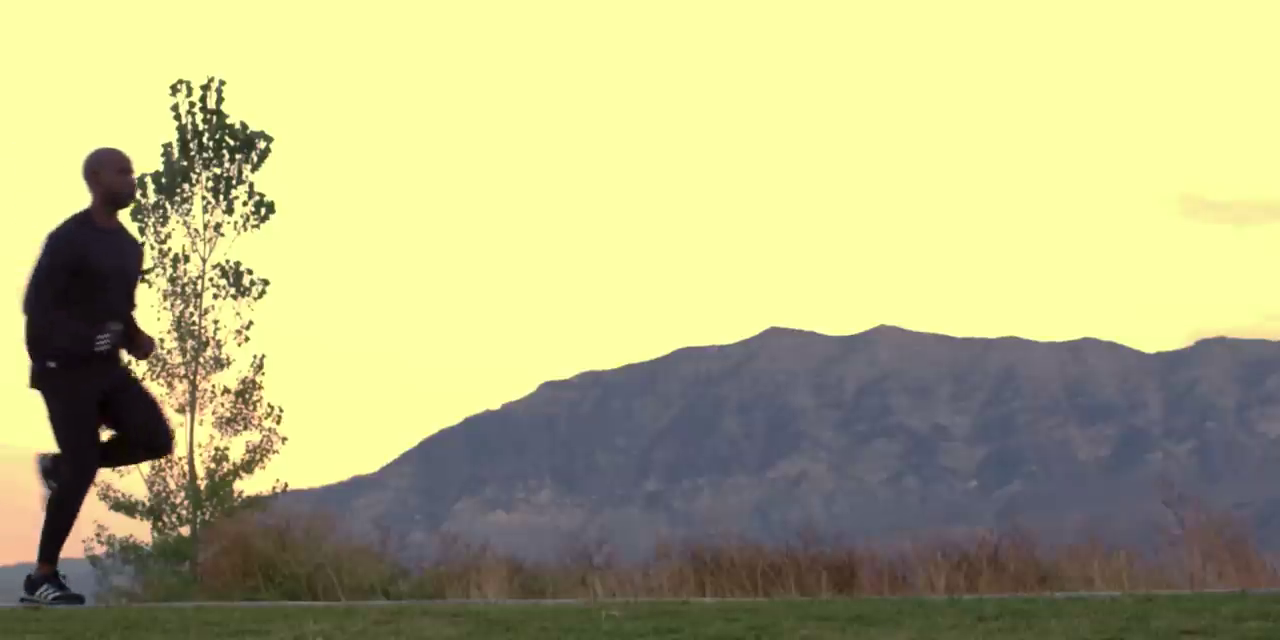
#> input picture paper-example/im1.png, 1280 x 640 px, given in place of the camera
$ python detector.py
#> lines starting #> are read from the running program, lines starting #| are printed output that depends on the picture
### movement_detector.py
import cv2 as cv
import time
from dataclasses import dataclass
from typing import List, Tuple
import numpy as np


@dataclass
class Settings:
    blur_strength: int
    threshold: int
    dilation_iterations: int


def get_movement_spots(diff, settings: Settings) -> List[Tuple[int, int]]:
    """
    Get the spots where movement is detected.

    The following steps are performed:
    - Absolute difference between current and previous frame
    - Grayscale conversion
    - Gaussian blur
    - Thresholding
    - Dilation
    - Contour detection
    - Contour center calculation

    :param diff: Difference between two consecutive frames.
                 Can be obtained with the following code
                 (frame and prev_frame are grayscale images):

                    diff = cv.subtract(frame, prev_frame)
                    # Only keep the positive differences
                    diff = np.clip(diff, 0, 255)

    :return: List of spots where movement is detected
    """
    blur = cv.GaussianBlur(diff, (settings.blur_strength, settings.blur_strength), 0)
    _, thresh = cv.threshold(blur, settings.threshold, 255, cv.THRESH_BINARY)
    # Dilation is used to fill in the gaps between contours
    dilated = cv.dilate(thresh, None, iterations=settings.dilation_iterations)
    contours, _ = cv.findContours(dilated, cv.RETR_EXTERNAL, cv.CHAIN_APPROX_NONE)
    # Get the centers of the contours
    centers = get_contour_centers(contours)
    return centers


def get_contour_centers(contours) -> List[Tuple[int, int]]:
    contours = [cv.moments(c) for c in contours]

    # [5 lines left out: function get_contour_center, not called in this run]

    centers = [get_contour_center(m) for m in contours]
    return [c for c in centers if c is not None]


class MovementDetector:
    def __init__(self, settings: Settings, camera_id: int):
        """
        :param capture_function: Function that returns a frame
        :param settings: Settings for the movement detector
        """
        self.__settings = settings
        self.__cap = cv.VideoCapture(camera_id)
        self.reset()

    def reset(self):
        """
        Reset the movement detector by taking a new previous frame.
        """
        self.__prev_frame = (self.__get_image(), time.time())

    def detect_movement(self) -> Tuple[float, List[Tuple[int, int]]]:
        """
        Detect movement in the next frame.
        :return: Time of the difference, and a list of positions where movement
            was detected
        """
        capture_time = time.time()
        frame = self.__get_image()
        diff = cv.subtract(frame, self.__prev_frame[0])
        # Only keep the positive differences
        diff = np.clip(diff, 0, 255)
        cv.imshow("diff", diff)
        object_positions = get_movement_spots(diff, self.__settings)
        mean_time = (capture_time + self.__prev_frame[1]) / 2
        self.__prev_frame = (frame, capture_time)
        return (mean_time, object_positions)

    def get_previous_frame(self):
        """
        Get the previous frame.
        :return: Previous frame
        """
        if self.__prev_frame is not None:
            return self.__prev_frame[0]
        else:
            raise Exception("No previous frame")

    def __get_image(self):
        ret, frame = self.__cap.read()
#> frame is the input picture: shape (640, 1280, 3); mean B, G, R 129.4, 178.3, 179.7
        if not ret:
            raise Exception("Could not read frame from camera")
        frame = cv.cvtColor(frame, cv.COLOR_BGR2GRAY)
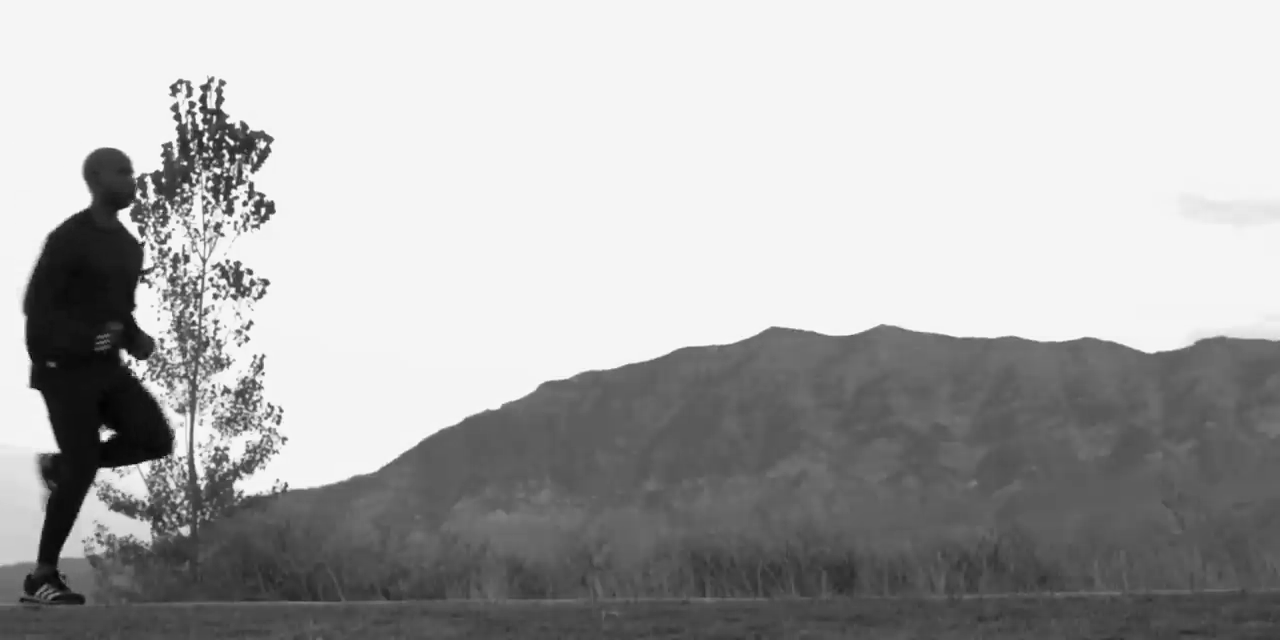
#> frame: shape (640, 1280); min 0, max 253, mean 173.3
        # Crop a third of the image from the top and bottom
        height, _ = frame.shape
#> height = 640
        frame = frame[int(height / 3) : int((height * 2) / 3), :]
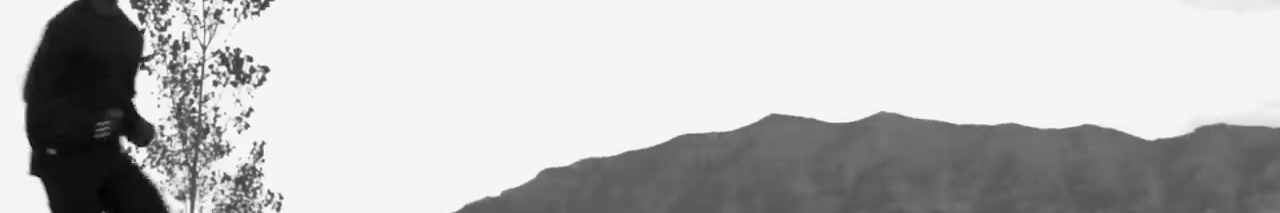
#> frame: shape (213, 1280); min 2, max 251, mean 187.7
        return frame

### detector.py
#!/usr/bin/env python3
import cv2 as cv
import time
import csv
from movement_detector import MovementDetector, Settings

CAMERA_ID = 0
FPS = 10


def show_preview(frame, object_positions: list):
    """
    Show a preview of the camera's view, and the detected movement.
    :param frame: Frame to show
    :param object_positions: List of positions where movement is detected
    """
    preview = frame.copy()
    for center in object_positions:
        cv.circle(preview, center, 10, (0, 255, 0), -1)
    cv.imshow("preview", preview)

class FpsRegulator:
    def __init__(self, fps: int):
        self.__fps = fps
        self.__frame_time = time.monotonic_ns()

    def wait_until_next_frame(self):
        """
        Should be called at the start of the processing of each frame.
        If we are lagging behind, frames will be dropped.
        """
        while True:
            # We round the division here, but it doesn't really matter since we
            # just want to have constant time between frames (plus we're doing
            # it over 1e9, so the error is very small)
            self.__frame_time = self.__frame_time + (1e9 // self.__fps)

            current_time = time.monotonic_ns()

            # Calculate how long we should sleep
            to_sleep = self.__frame_time - current_time
            if to_sleep > 0:
                # Unfortunately, there is no nanosleep function in Python, so
                # we have to use the sleep function which will suffer from
                # floating point errors; but since we already captured time
                # with nanosecond precision, this is not so much of a problem:
                # the drift caused by the error will be cancelled out the next
                # time we call this function.
                time.sleep(to_sleep / 1e9)
                break
            else:
                print("Warning: lagging behind by", -to_sleep, "ns")
                print("Dropping frame")
                # Wait until the next frame by staying in this loop

    def current_frame_time_ns(self):
        return self.__frame_time

def main():
    settings = Settings(15, 10, 15)
    detector = MovementDetector(settings, CAMERA_ID)
    position_history = []
    fps_regulator = FpsRegulator(FPS)
    try:
        while True:
            fps_regulator.wait_until_next_frame()

            _, object_positions = detector.detect_movement()
#> in detect_movement, `diff = cv.subtract(frame, self.__prev_frame[0])`: diff: shape (213, 1280); every value is 0
#> in get_movement_spots, `contours, _ = cv.findContours(dilated, cv.RETR_EXTERNAL, cv.CHAIN_APPR..`: contours = []
#> object_positions = []
            capture_time = fps_regulator.current_frame_time_ns()
            position_history.append((capture_time, object_positions))
            show_preview(detector.get_previous_frame(), object_positions)
            key = cv.waitKey(1)
#> (key q is pressed here)

            if key == ord("q"):
                break
    except KeyboardInterrupt:
        print("Keyboard interrupt")

    # Write the positions to a CSV file
    with open("positions.csv", "w", newline="") as csvfile:
        writer = csv.writer(csvfile)
        writer.writerow(["time", "x", "y"])
        for t, positions in position_history:
            for x, y in positions:
                writer.writerow([t, x, y])
#> this loop made 1 pass
#> (t, positions) on pass 1: (1.12e+12, [])

    cv.destroyAllWindows()


if __name__ == "__main__":
    main()
    # Main can also be run in a separate thread, like this:
    # ```
    # from threading import Thread
    # t = Thread(target=main)
    # t.start()
    # ```
    # Using mulpiprocessing instead results in OpenCV not being able to take
    # control of the camera, which renders the program useless.
